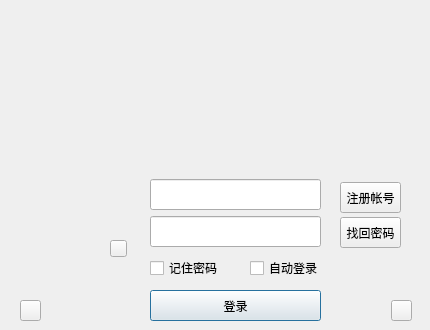
<?xml version="1.0" encoding="UTF-8"?>
<ui version="4.0">
 <class>Dialog</class>
 <widget class="QDialog" name="Dialog">
  <property name="geometry">
   <rect>
    <x>0</x>
    <y>0</y>
    <width>430</width>
    <height>330</height>
   </rect>
  </property>
  <property name="minimumSize">
   <size>
    <width>430</width>
    <height>330</height>
   </size>
  </property>
  <property name="maximumSize">
   <size>
    <width>430</width>
    <height>330</height>
   </size>
  </property>
  <property name="windowTitle">
   <string>Dialog</string>
  </property>
  <widget class="QPushButton" name="pushButton">
   <property name="geometry">
    <rect>
     <x>150</x>
     <y>290</y>
     <width>171</width>
     <height>31</height>
    </rect>
   </property>
   <property name="text">
    <string>登录</string>
   </property>
  </widget>
  <widget class="QPushButton" name="pButtonForgetPassword">
   <property name="geometry">
    <rect>
     <x>340</x>
     <y>217</y>
     <width>61</width>
     <height>31</height>
    </rect>
   </property>
   <property name="text">
    <string>找回密码</string>
   </property>
  </widget>
  <widget class="QPushButton" name="pButtonRegistAccount">
   <property name="geometry">
    <rect>
     <x>340</x>
     <y>182</y>
     <width>61</width>
     <height>31</height>
    </rect>
   </property>
   <property name="text">
    <string>注册帐号</string>
   </property>
  </widget>
  <widget class="QCheckBox" name="autoLogin">
   <property name="geometry">
    <rect>
     <x>250</x>
     <y>260</y>
     <width>71</width>
     <height>16</height>
    </rect>
   </property>
   <property name="text">
    <string>自动登录</string>
   </property>
  </widget>
  <widget class="QCheckBox" name="rememberPsd">
   <property name="geometry">
    <rect>
     <x>150</x>
     <y>260</y>
     <width>71</width>
     <height>16</height>
    </rect>
   </property>
   <property name="text">
    <string>记住密码</string>
   </property>
  </widget>
  <widget class="QLabel" name="userHead">
   <property name="geometry">
    <rect>
     <x>50</x>
     <y>180</y>
     <width>80</width>
     <height>80</height>
    </rect>
   </property>
   <property name="minimumSize">
    <size>
     <width>80</width>
     <height>80</height>
    </size>
   </property>
   <property name="maximumSize">
    <size>
     <width>80</width>
     <height>80</height>
    </size>
   </property>
   <property name="text">
    <string/>
   </property>
  </widget>
  <widget class="QLineEdit" name="usernameEdit">
   <property name="geometry">
    <rect>
     <x>150</x>
     <y>179</y>
     <width>171</width>
     <height>31</height>
    </rect>
   </property>
  </widget>
  <widget class="QLineEdit" name="passwordEdit">
   <property name="geometry">
    <rect>
     <x>150</x>
     <y>216</y>
     <width>171</width>
     <height>31</height>
    </rect>
   </property>
  </widget>
  <widget class="QPushButton" name="loginState">
   <property name="geometry">
    <rect>
     <x>110</x>
     <y>240</y>
     <width>17</width>
     <height>17</height>
    </rect>
   </property>
   <property name="text">
    <string/>
   </property>
   <property name="iconSize">
    <size>
     <width>18</width>
     <height>18</height>
    </size>
   </property>
  </widget>
  <widget class="QPushButton" name="pButtongFlicker">
   <property name="geometry">
    <rect>
     <x>391</x>
     <y>300</y>
     <width>21</width>
     <height>21</height>
    </rect>
   </property>
   <property name="sizePolicy">
    <sizepolicy hsizetype="Minimum" vsizetype="Fixed">
     <horstretch>0</horstretch>
     <verstretch>0</verstretch>
    </sizepolicy>
   </property>
   <property name="text">
    <string/>
   </property>
  </widget>
  <widget class="QPushButton" name="moreAccountLogin">
   <property name="geometry">
    <rect>
     <x>20</x>
     <y>300</y>
     <width>21</width>
     <height>21</height>
    </rect>
   </property>
   <property name="sizePolicy">
    <sizepolicy hsizetype="Minimum" vsizetype="Fixed">
     <horstretch>0</horstretch>
     <verstretch>0</verstretch>
    </sizepolicy>
   </property>
   <property name="text">
    <string/>
   </property>
  </widget>
 </widget>
 <resources/>
 <connections/>
</ui>
